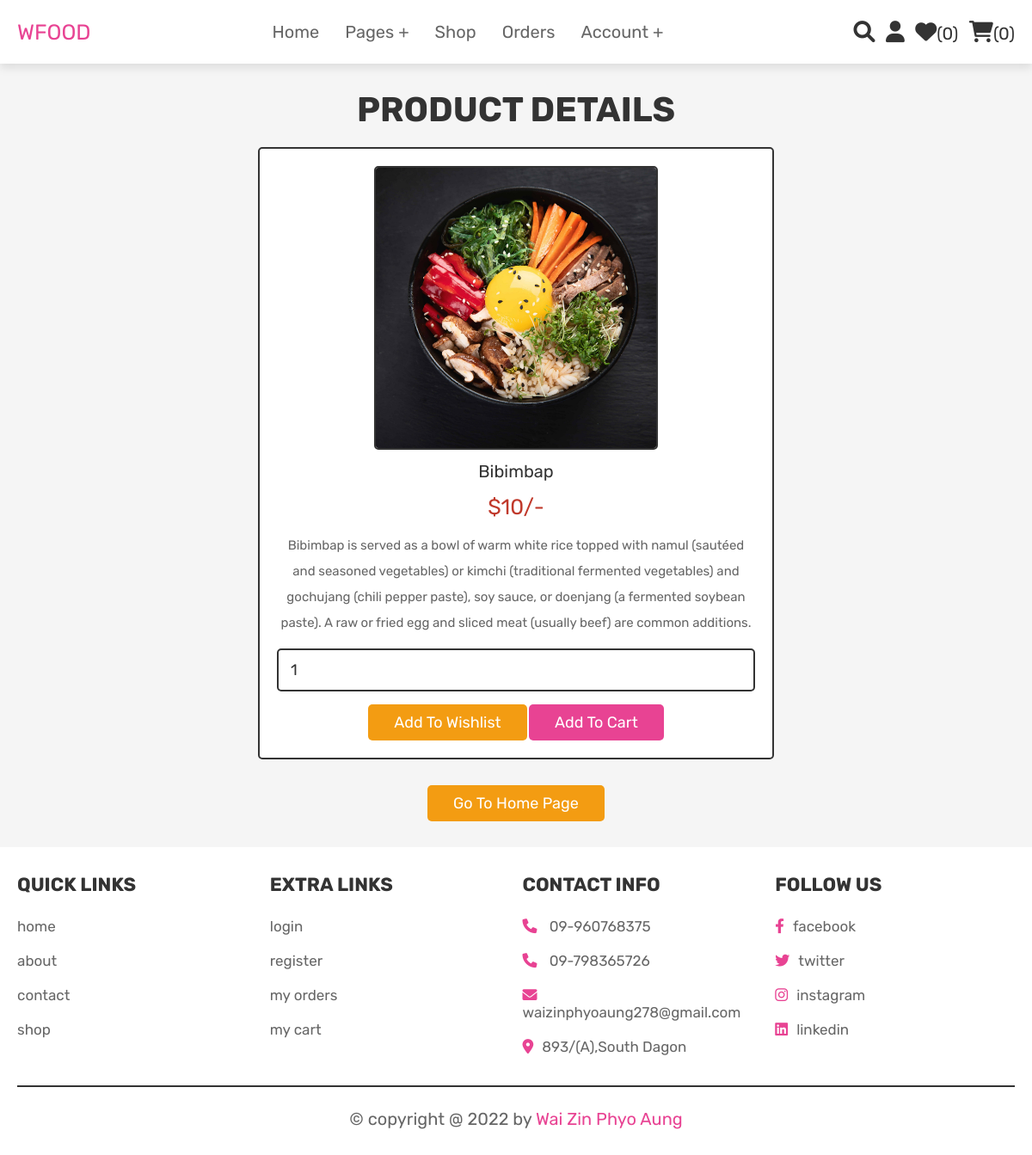
/view_page.php?pid=21 (signed in), run on the app's committed database.
### tables this page shows
CREATE TABLE `products` (
  `id` int(100) NOT NULL,
  `name` varchar(100) NOT NULL,
  `details` varchar(500) NOT NULL,
  `price` int(100) NOT NULL,
  `image` varchar(100) NOT NULL
);

### view_page.php (the view, shortened to what this page needs)
<?php
@include 'config.php';
?>
<!DOCTYPE html>
<html lang="en">
<head>
   <link rel="stylesheet" href="https://cdnjs.cloudflare.com/ajax/libs/font-awesome/6.0.0/css/all.min.css">
   <link rel="stylesheet" href="css/style.css">
</head>
<body>
<?php @include 'header.php'; ?>
<section class="quick-view">
    <h1 class="title">product details</h1>
    <?php
        if(isset($_GET['pid'])){
            $pid = $_GET['pid'];
            $select_products = mysqli_query($conn, "SELECT * FROM `products` WHERE id = '$pid'") or die('query failed');
         if(mysqli_num_rows($select_products) > 0){
            while($fetch_products = mysqli_fetch_assoc($select_products)){
    ?>
    <form action="" method="POST">
         <img src="uploaded_img/<?php echo $fetch_products['image']; ?>" alt="" class="image">
         <div class="name"><?php echo $fetch_products['name']; ?></div>
         <div class="price">$<?php echo $fetch_products['price']; ?>/-</div>
         <div class="details"><?php echo $fetch_products['details']; ?></div>
         <input type="number" name="product_quantity" value="1" min="0" class="qty">
         <input type="submit" value="add to wishlist" name="add_to_wishlist" class="option-btn">
         <input type="submit" value="add to cart" name="add_to_cart" class="btn">
      </form>
    <?php
            }
        }else{
        echo '<p class="empty">no products details available!</p>';
        }
    }
    ?>
    <div class="more-btn">
        <a href="home.php" class="option-btn">go to home page</a>
    </div>
</section>
<?php @include 'footer.php'; ?>
</body>
</html>

### css/style.css (style rules this page uses)
:root { --pink:#e84393; --red:#c0392b; --orange:#f39c12; --black:#333; --white:#fff; --light-color:#666; --light-white:#ccc; --light-bg:#f5f5f5; --border:.2rem solid var(--black); --box-shadow:0 .5rem 1rem rgba(0,0,0,.1); }
* { font-family: 'Rubik', sans-serif; margin:0; padding:0; box-sizing: border-box; outline: none; border:none; text-decoration: none; transition:all .2s linear; }
html { font-size: 62.5%; overflow-x: hidden; scroll-behavior: smooth; scroll-padding-top: 6.5rem; }
body { background: var(--light-bg); }
section { padding:3rem 2rem; }
.btn, .delete-btn, .option-btn { display: inline-block; border-radius: .5rem; margin-top: 1rem; font-size: 1.8rem; color:var(--white); cursor: pointer; padding:1rem 3rem; text-transform: capitalize; }
.btn { background-color: var(--pink); }
.option-btn { background-color: var(--orange); }
.more-btn { margin-top: 2rem; text-align: center; }
.title { text-align: center; margin-bottom: 2rem; color:var(--black); text-transform: uppercase; font-size: 4rem; }
.quick-view form { max-width: 60rem; padding:2rem; text-align: center; border:var(--border); box-shadow: var(--border); border-radius: .5rem; background-color: var(--white); margin:0 auto; }
.quick-view form .image { height: 33rem; border:var(--border); border-radius: .5rem; }
.quick-view form .name { margin:1rem 0; font-size: 2rem; color:var(--black); }
.quick-view form .price { color:var(--red); font-size: 2.5rem; padding:.5rem 0; }
.quick-view form .details { padding:1rem 0; font-size: 1.5rem; color:var(--light-color); line-height: 2; }
.quick-view form .qty { width: 100%; padding:1.2rem 1.4rem; font-size: 1.8rem; color:var(--black); border-radius: .5rem; border:var(--border); margin:.5rem 0; }

### data on the page
products: image (picture), name "Bibimbap", price "10", details "Bibimbap is served as a bowl of warm white rice topped with namul (sautéed and seasoned vegetables) or kimchi (traditional fermented vegetables) and gochujang (chili pepper paste), soy sauce, or doenjang (a fermented soybean paste). A raw or fried egg and sliced meat (usually beef) are common additions."

### other printed values
$wishlist_num_rows "0"
$cart_num_rows "0"
